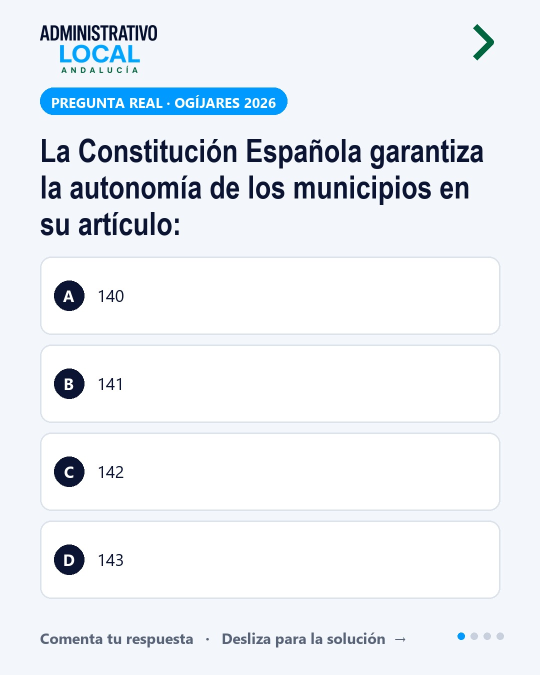
#> input picture cola/2026-10-11/01.jpg, 1080 x 1350 px (shown at 1/2 size)
$ python -i carrusel.py   (imports and definitions only)
#> lines starting #> are read from the running program, lines starting #| are printed output that depends on the picture
"""Dibuja los carruseles de @administrativo_local_andalucia (1080x1350, mismo formato que Local Andalucía).

Formatos:
  - test        pregunta · solucion · trampa · cta
  - corta       caso (1-2) · pregunta · solucion · trampa · cta          (supuesto con opciones)
  - desarrollo  caso (1-2) · pregunta · respuesta modelo (1-3) · cta     (supuesto sin opciones)
  - infraccion  conducta + "¿leve, grave o muy grave?" · solucion · cta

Prueba rapida:
    python carrusel.py "20. RECURSOS IA/CODIFICADO/TRÁFICO COMPLETO - CODIFICADO.xlsx#4"
"""
import os
import re
import sys

from PIL import Image, ImageDraw, ImageFont

from datos import RAIZ, acortar, es_desarrollo

LOGO = os.path.join(RAIZ, "30. MEDIA", "LOGO", "ChatGPT Image 23 ago 2026, 10_57_46.png")
URL_APP = "app.administrativolocal.com"
USUARIO = "@administrativo_local_andalucia"

W, H = 1080, 1350
M = 70  # margen lateral
TOP = 330  # donde empieza el contenido (debajo de la cabecera)
LIMITE = H - 150  # por debajo va el pie
MIN_CASO = 350  # mas corto: el caso va en la diapositiva de la pregunta (nunca se omite)

# Paleta de la marca (logo y posts anteriores)
FONDO = (11, 37, 69)        # azul marino de la infografia (#0b2545)
FONDO_ALTO = (13, 44, 85)   # degradado: arriba (#0d2c55)
FONDO_BAJO = (8, 26, 51)    # degradado: abajo (#081a33)
TARJETA = (24, 50, 84)      # tarjeta translucida sobre el fondo
BORDE = (58, 86, 124)
CIAN = (56, 182, 255)  # azul de la marca Administrativo
BLANCO = (255, 255, 255)
TEXTO = (226, 230, 242)
GRIS = (150, 160, 192)
PILDORA = (214, 218, 226)
VERDE = (52, 199, 120)
NARANJA = (245, 166, 35)
ROJO = (235, 87, 87)
MORADO = (176, 146, 255)
AMBAR = (242, 183, 5)       # antetitulos (#f2b705)
NAVY_TXT = (11, 37, 69)

MARCA = "ADMINISTRATIVO"     # pastilla de la cabecera
LISTA_CTA = ["Exámenes oficiales de Ayuntamientos andaluces", "Cada pregunta justificada con su artículo",
             "Supuestos prácticos resueltos paso a paso", "Plan completo: 9,99 €/mes, precio congelado"]

GRAVEDAD = {"leve": VERDE, "grave": NARANJA, "muy grave": ROJO}

FUENTES = "C:/Windows/Fonts/"
TIT = "bahn:Bold Condensed"    # titulos y preguntas (Bahnschrift, como la infografia)
DISPLAY = "bahn:Bold"         # cifras y botones
SEMI = "bahn:SemiBold"        # antetitulos y etiquetas
TXT = "segoeui.ttf"
TXT_B = "segoeuib.ttf"
TXT_SB = "seguisb.ttf"
TXT_I = "segoeuii.ttf"

_cache = {}


# [68 lines left out: functions fuente, envolver, ajustar, escribir, paginar, sin_mayusculas, not called in this run]


def formatear_respuesta(t):
    t = re.sub(r"\s+(?=(?:[a-h]\)|\d{1,2}\.\s|[-•]\s)\s*[A-ZÁÉÍÓÚ])", "\n", t)
    return t.strip()


# [18 lines left out: functions frase_relevante, cuantia_legible, not called in this run]


# ---------------------------------------------------------------- piezas comunes

_logo = None


def logo():
    """Logo de Administrativo adaptado a fondo oscuro: lo azul marino pasa a blanco,
    el azul y el verde se mantienen y el fondo blanco se vuelve transparente.
    Solo la parte de texto (sin el simbolo de flechas)."""
    global _logo
    if _logo is None:
        img = Image.open(LOGO).convert("RGB")
        gris = img.convert("L")
        w, h = img.size
        filas = [gris.crop((0, y, w, y + 1)).getextrema()[0] < 200 for y in range(h)]
        bandas, ini = [], None
        for y, c in enumerate(filas + [False]):
            if c and ini is None:
                ini = y
            if not c and ini is not None:
                bandas.append((ini, y))
                ini = None
        corte = bandas[-2][1] if len(bandas) > 1 else h  # la ultima banda son las flechas
        img = img.crop((0, bandas[0][0], w, corte))
        img = img.crop(img.convert("L").point(lambda v: 255 if v < 200 else 0).getbbox()).convert("RGBA")
        px = []
        for r, g, b, _ in img.getdata():
            alfa = max(0, min(255, int((255 - min(r, g, b)) * 3)))
            if max(r, g, b) < 110:  # azul marino casi negro -> blanco
                r, g, b = 255, 255, 255
            elif g > r and g > b and g < 140:  # verde oscuro -> verde claro legible
                r, g, b = 80, 200, 140
            px.append((r, g, b, alfa))
        img.putdata(px)
        alto = 110
        _logo = img.resize((int(img.width * alto / img.height), alto), Image.LANCZOS)
    return _logo


# [6 lines left out: function texto_espaciado, not called in this run]


_fondos = {}


def fondo_base(w, h):
    """Degradado azul (arriba mas claro, abajo mas oscuro) con rayas diagonales muy suaves,
    como el fondo de la infografia. Se calcula una vez por tamaño."""
    if (w, h) not in _fondos:
        img = Image.new("RGB", (w, h))
        d = ImageDraw.Draw(img)
        for y in range(h):
            t = y / (h - 1)
            if t < 0.55:
                a, b, k = FONDO_ALTO, FONDO, t / 0.55
            else:
                a, b, k = FONDO, FONDO_BAJO, (t - 0.55) / 0.45
            d.line((0, y, w, y), fill=tuple(int(a[i] + (b[i] - a[i]) * k) for i in range(3)))
        rayas = Image.new("RGBA", (w, h), (0, 0, 0, 0))
        dr = ImageDraw.Draw(rayas)
        for x in range(-h, w + h, 36):  # franjas de 18 px cada 36 px, a 45 grados
            dr.polygon([(x, 0), (x + 18, 0), (x + 18 + h, h), (x + h, h)], fill=(255, 255, 255, 7))
        brillo = Image.new("RGBA", (w, h), (0, 0, 0, 0))
        db = ImageDraw.Draw(brillo)
        for i in range(8):  # resplandor suave arriba a la derecha
            r = 700 - i * 70
            db.ellipse((w - r // 2, -r // 2, w + r // 2, r // 2), fill=(70, 140, 220, 6))
        img = Image.alpha_composite(Image.alpha_composite(img.convert("RGBA"), rayas), brillo).convert("RGB")
        _fondos[(w, h)] = img
    return _fondos[(w, h)].copy()


# [12 lines left out: function pegatina, not called in this run]


def lienzo(titulo_pildora):
    """Cabecera como la infografia: logo a la izquierda, pastilla de la marca a la derecha
    y antetitulo en ambar con letras espaciadas."""
    img = fondo_base(W, H)
    d = ImageDraw.Draw(img)
    lg = logo()
    esc = 92 / lg.height
    lg = lg.resize((int(lg.width * esc), 92), Image.LANCZOS)
    img.paste(lg, (M, 52), lg)
    f = fuente(SEMI, 28)
    ancho = sum(d.textlength(c, font=f) for c in MARCA) + 3 * (len(MARCA) - 1) + 56
    x1 = W - M
    d.rounded_rectangle((x1 - ancho, 70, x1, 124), radius=27, outline=CIAN, width=3)
    texto_espaciado(d, x1 - ancho / 2, 82, MARCA, f, CIAN, 3)
    fk = fuente(SEMI, 30)
    x = M
    for c in titulo_pildora:  # antetitulo espaciado, alineado a la izquierda
        d.text((x, 210), c, font=fk, fill=AMBAR)
        x += d.textlength(c, font=fk) + 7
    d.line((M, 262, M + 120, 262), fill=AMBAR, width=4)
    return img, d


def pie(d, texto):
    d.text((M, H - 92), texto, font=fuente(TXT_SB, 28), fill=(185, 200, 221))


# [72 lines left out: functions puntos, etiqueta, fila_etiquetas, tarjeta, caja_texto, tarjeta_opcion, not called in this run]


def pildora(p):
    return {"test": "TEST DEL DÍA", "infraccion": "INFRACCIÓN DEL DÍA"}.get(p["tipo"], "SUPUESTO DEL DÍA")


# ---------------------------------------------------------------- test y supuestos

# [125 lines left out: functions slides_caso, caso_en_linea, slide_pregunta, slide_solucion, slide_trampa, slide_pregunta_abierta and 1 more, not called in this run]


# ---------------------------------------------------------------- infracciones

def slide_infraccion(i):
    img, d = lienzo("INFRACCIÓN DEL DÍA")
    texto = sin_mayusculas(i["texto"])
    f, lineas, tam = ajustar(d, texto, TXT_SB, W - 2 * M - 80, 430, 48, 28, 1.32)
    alto = len(lineas) * int(tam * 1.32) + 80
    bloque = 60 + alto + 50 + 90 + 72  # etiquetas + tarjeta + pregunta + botones
    y = TOP + max(0, (LIMITE - TOP - bloque) // 2)
    y = fila_etiquetas(d, y, [(i["materia"].upper(), CIAN), (i["norma_corta"], MORADO)]) + 26
    tarjeta(d, (M, y, W - M, y + alto), barra=CIAN)
    escribir(d, (M + 42, y + 40), lineas, f, tam, BLANCO, 1.32)
    y += alto + 50
    d.text((W // 2, y), "¿Qué tipo de infracción es?", font=fuente(TIT, 46), fill=BLANCO, anchor="mt")
    y += 90
    opciones = [("LEVE", VERDE), ("GRAVE", NARANJA), ("MUY GRAVE", ROJO)]
    fo = fuente(TXT_B, 30)
    anchos = [d.textlength(t, font=fo) + 70 for t, _ in opciones]
    x = (W - sum(anchos) - 24 * 2) / 2
    for (t, c), a in zip(opciones, anchos):
        d.rounded_rectangle((x, y, x + a, y + 72), radius=36, fill=TARJETA, outline=c, width=3)
        d.text((x + a / 2, y + 36), t, font=fo, fill=c, anchor="mm")
        x += a + 24
    pie(d, "Comenta tu respuesta  ·  Desliza para la solución  →")
    return img


# [106 lines left out: functions slide_infraccion_solucion, slide_cta, construir, generar, not called in this run]


# [10 lines not run here, left out]

>>> import cv2
>>> picture = cv2.imread('../cola/2026-10-11/01.jpg', cv2.IMREAD_GRAYSCALE)
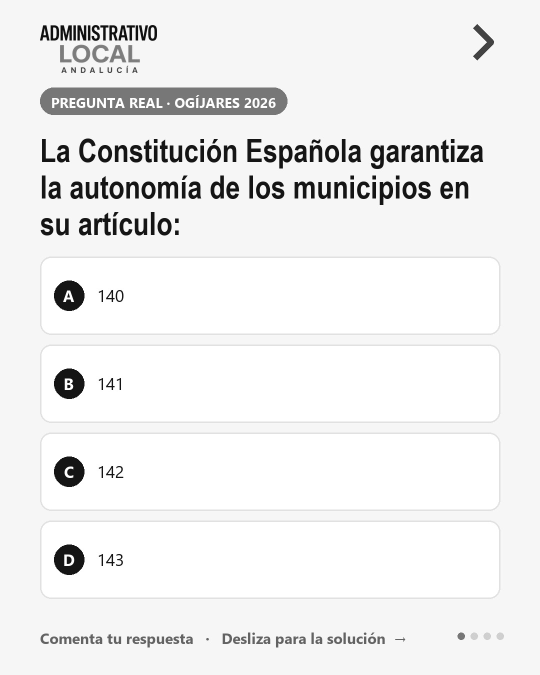
#> picture: shape (1350, 1080) (shown at 1/2 size); min 0, max 255, mean 238.1
>>> result = slide_infraccion(picture)
#> in fondo_base, `img = Image.new("RGB", (w, h))`: img: PIL image 1080x1350 RGB; every value is 0
#> in fondo_base, `rayas = Image.new("RGBA", (w, h), (0, 0, 0, 0))`: rayas: PIL image 1080x1350 RGBA; every value is 0
#> in fondo_base, `img = Image.alpha_composite(Image.alpha_composite(img.convert("RGBA"),..`:
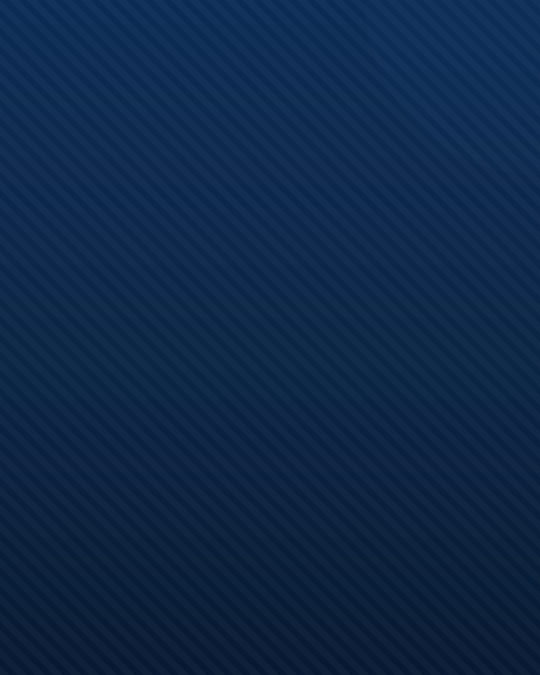
#> img: PIL image 1080x1350 RGB (shown at 1/2 size); mean R, G, B 14.1, 39.2, 71.7
#> (the run stopped early here; a loop or call above may not have finished)
